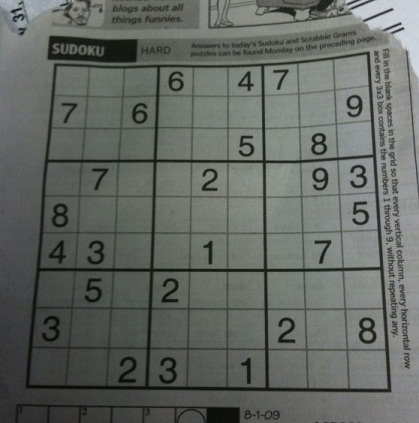
#> input picture sudoku-original.jpg, 419 x 423 px
$ python Hough-Line-Probablistic-Transform.py
#> lines starting #> are read from the running program, lines starting #| are printed output that depends on the picture; after the words box and inside, x2 and y2 are one past the last pixel; in counts of white or black regions, pixels touching at a corner belong together
from cv2 import cv2
import numpy as np

img = cv2.imread("sudoku-original.jpg")
#> img is the input picture: shape (423, 419, 3); mean B, G, R 98.9, 103.6, 99.4
gray = cv2.cvtColor(img, cv2.COLOR_BGR2GRAY)
edges = cv2.Canny(gray, 50, 150, apertureSize=3)
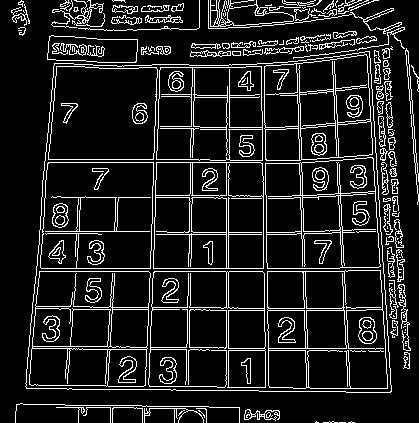
#> edges: shape (423, 419); 12% white in thin lines or dots
lines = cv2.HoughLinesP(edges, 1, np.pi / 180, 100, minLineLength=100, maxLineGap=10)
#> lines = 55 rows, first 6: [148, 389, 160, 46], [36, 271, 347, 271], [36, 268, 339, 268], [226, 390, 226, 95], [193, 144, 195, 44], [298, 120, 304, 319]

for line in lines:
    x1, y1, x2, y2 = line[0]
    cv2.line(img, (x1, y1), (x2, y2), (0, 255, 0), 2)
#> this loop made 55 passes
#> (x1, y1, x2, y2) on passes 1 to 12: (148, 389, 160, 46), (36, 271, 347, 271), (36, 268, 339, 268), (226, 390, 226, 95), (193, 144, 195, 44), (298, 120, 304, 319), (152, 204, 157, 46), (302, 184, 309, 391), (266, 238, 269, 391), (263, 217, 266, 391), (44, 162, 260, 162), (336, 154, 348, 392)
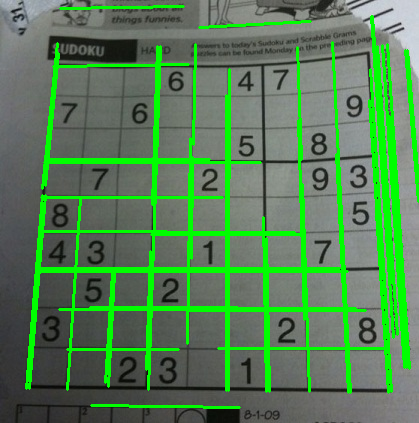
#> img: shape (423, 419, 3); 15% of pixels changed, all inside (x1, y1, x2, y2) = (25, 5, 419, 409)

cv2.imshow('image', img)
k = cv2.waitKey(0)
#> (key Esc is pressed here)
cv2.destroyAllWindows()

$ run again, with 1772746.jpg copied over sudoku-original.jpg
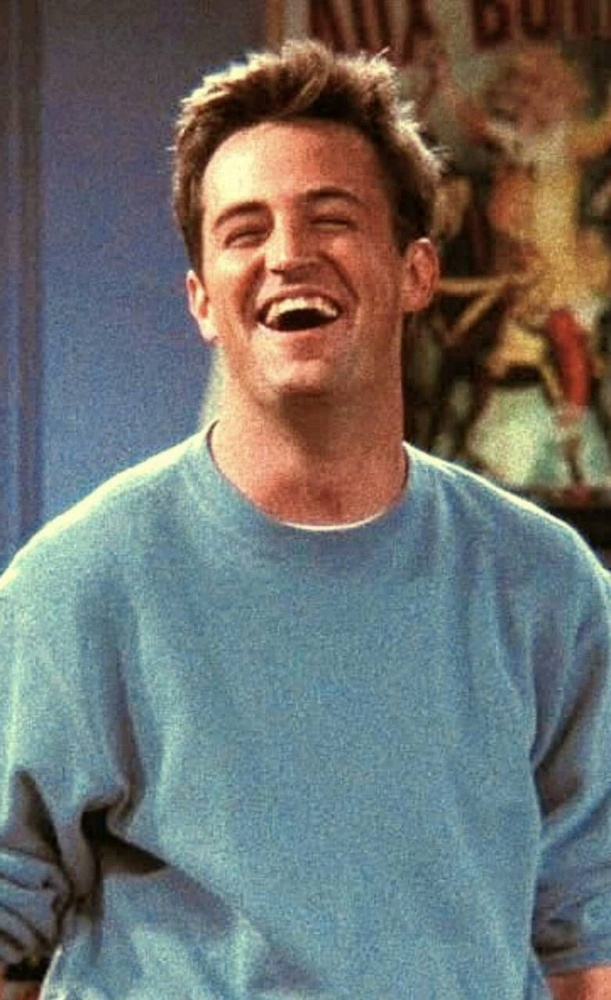
#> input picture 1772746.jpg, 611 x 1000 px, shrunk from 782 x 1280 before the run
#> img is the input picture: shape (1000, 611, 3); mean B, G, R 109.1, 112.2, 111.1
#> `edges = cv2.Canny(gray, 50, 150, apertureSize=3)`:
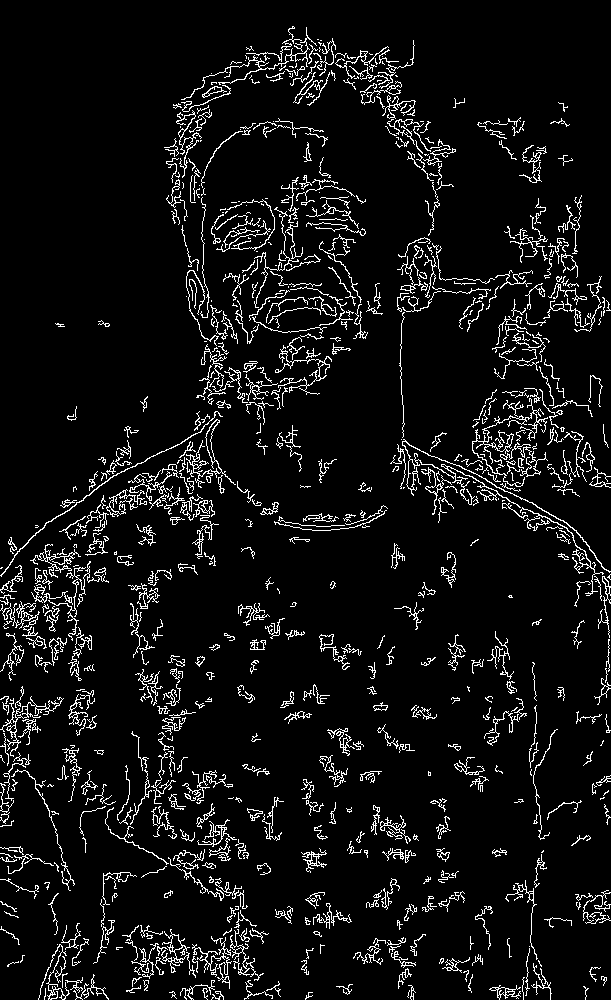
#> edges: shape (1000, 611); 6.9% white in thin lines or dots
#> lines = [[168, 513, 219, 405], [209, 455, 226, 318], [242, 400, 358, 296], [476, 503, 552, 371], [408, 473, 512, 473], [471, 504, 525, 388], [477, 502, 552, 372]]
#> the loop `for line in lines:` made 7 passes
#> after the loop `for line in lines:`:
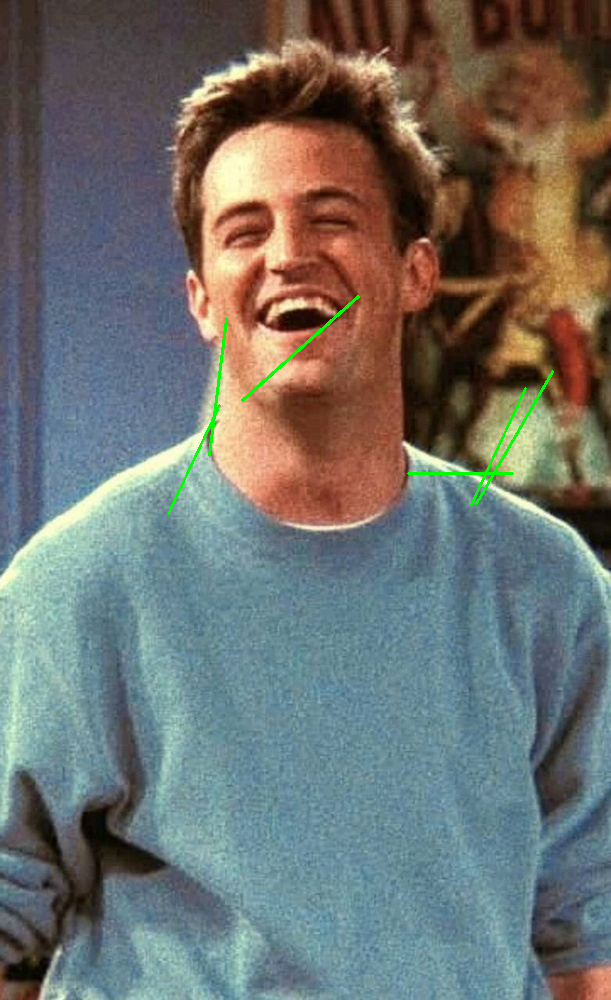
#> img: shape (1000, 611, 3); 0.37% of pixels changed, all inside (x1, y1, x2, y2) = (167, 295, 554, 515)
